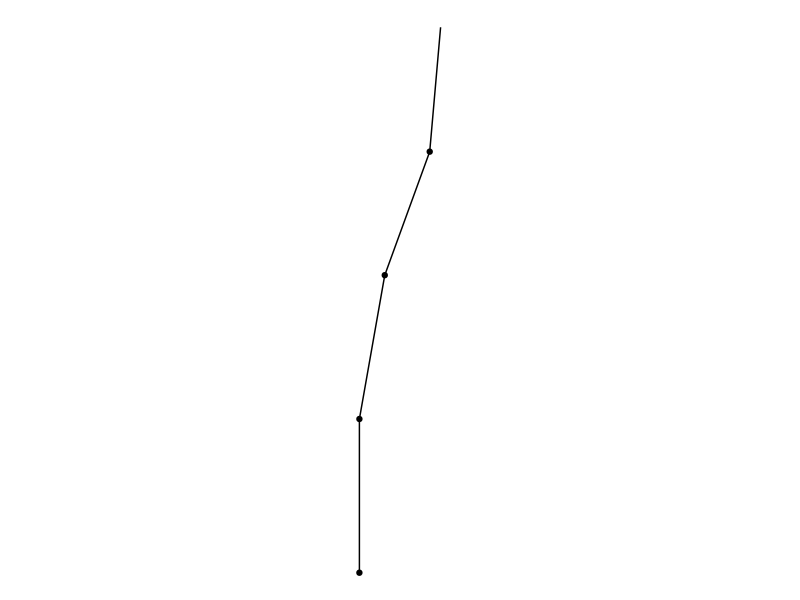

Reproduce this figure in R.
#Ctrl shift R for labelling code chunk 
# Setup -------------------------------------------------------------------

library(tidyverse)
set.seed(1)


# Helper Function ---------------------------------------------------------


radians <- function(degree) {
  prop <- (degree / 360)
  rads <- prop *  2 * pi
  return(rads)
}


adjust_scale <- function(scale) {
  all_scales <- c(.8, .9, .95)
  new_scales <-
    scale * sample(x = all_scales,
                   size = length(scale),
                   replace = TRUE)
  return(new_scales)
}

adjust_angle <- function(angle){
  all_angles <- c(-10, -5, 0, 5, 15, 20, 25)
  new_angles <-
    angle + sample(x = all_angles,
                   size = length(angle),
                   replace = TRUE)
  return(new_angles)
  
}

adjust_x <- function(old_x, angle, scale){
  new_x <- old_x + scale * cos(radians(angle))
  return(new_x)
}

adjust_y <- function(old_y, angle, scale){
  new_y <- old_y + scale * sin(radians(angle))
  return(new_y)
}
# Workers --------------------------------------------------------------------


grow_sapling <- function() {
  sapling <- tibble(
    old_x = 0,
    old_y = 0,
    new_x = 0,
    new_y = 1,
    scale = 1,
    angle = 90
  )
  
  return(sapling)
}



grow_from <- function(tips) {
  new_growth <- tips %>%
    mutate(
      old_x = new_x,
      old_y = new_y,
      angle = adjust_angle(angle),
      scale = adjust_scale(scale),
      new_x = adjust_x(old_x, angle, scale),
      new_y = adjust_y(old_y, angle, scale)
    )
  
  return(new_growth)
}



draw_tree <- function(tree) {
  pic <- ggplot(data = tree,
                mapping = aes(
                  x = old_x,
                  y = old_y,
                  xend = new_x,
                  yend = new_y
                )) +
    geom_segment() +
    geom_point()+
    theme_void() +
    coord_equal()
  
  return(pic)
}


# do stuff ----------------------------------------------------------------

tips <- grow_sapling()
tree <-  tips

for(i in 1:3){
  
  tips <- grow_from(tips)
  tree <- bind_rows(tree, tips)
  
  
}

pic <- draw_tree(tree)
plot(pic)




